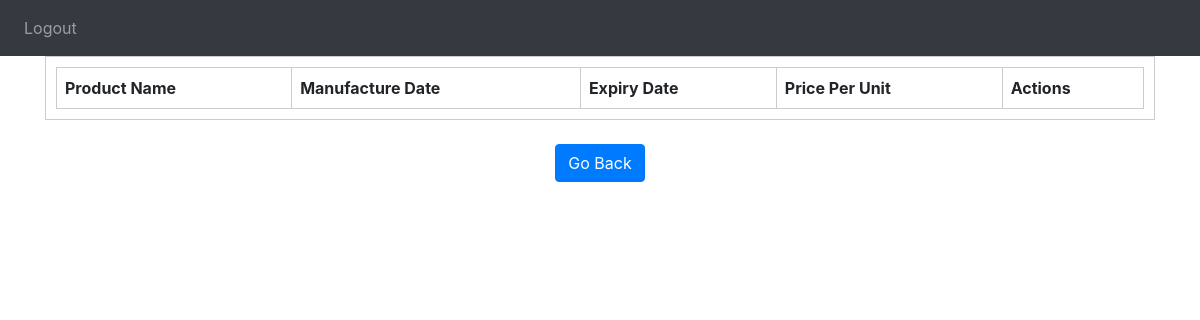
/viewitems/1/1, run on an earlier commit of the app's database.
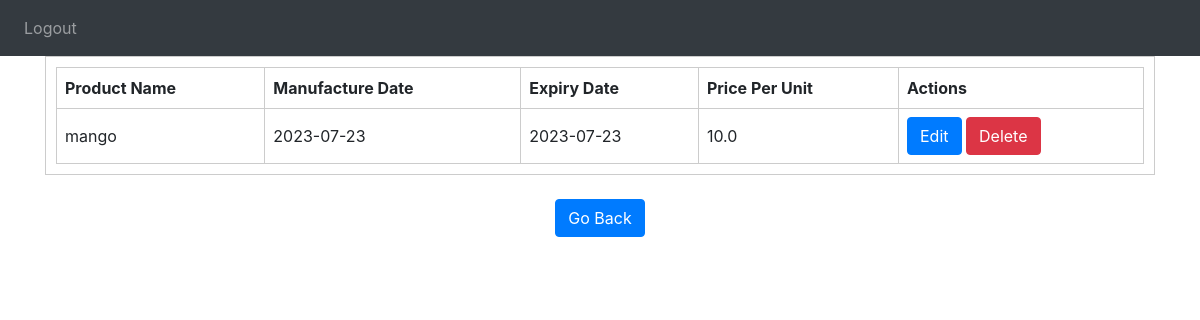
And on a later commit of the database.
### GroceryWebapp/models.py (models this page shows)
class Products(db.Model,UserMixin):
    id=db.Column(db.Integer,primary_key=True)
    product_name=db.Column(db.String(150),unique=True,nullable=False)
    manufacture=db.Column(db.String(150))
    expiry=db.Column(db.String(150))
    p_per_u=db.Column(db.Float,nullable=False)
    c_id = db.Column(db.Integer, db.ForeignKey("categories.id") ,nullable = False)

### GroceryWebapp/main.py (the view)
@main.route('/viewitems/<string:categories_id>/<string:type>', methods=['GET', 'POST'])
def view_items(categories_id, type):
    data = Products.query.filter_by(c_id=categories_id).all()
    return render_template("views_items.html", prod=data, check=type)

### GroceryWebapp/templates/views_items.html (shortened to what this page needs)
{% extends "base.html" %} {% block head %} {{ super() }}
<link rel="stylesheet" href="{{ url_for('static', filename= 'demo.css') }}">
<link rel="stylesheet" href="{{ url_for('static', filename= 'demo2.css') }}">
{% endblock %}
{% block nav %}
<nav class="navbar navbar-expand-lg navbar-dark bg-dark">
  <div class="collapse navbar-collapse" id="navbar">
    <div class="navbar-nav">
      <a class="nav-item nav-link" id="home" href="/">Logout</a>
    </div>
  </div>
</nav>
{% endblock %}
{% block content %}
{% if check=='1' %}
<div id="table-container">
  <table id="dataTable">
    <tr>
      <th>Product Name</th>
      <th>Manufacture Date</th>
      <th>Expiry Date</th>
      <th>Price Per Unit</th>
      <th>Actions</th>
    </tr>
    {% for row in prod %}
      <tr>
        <td>{{ row.product_name }}</td>
        <td>{{ row.manufacture }}</td>
        <td>{{ row.expiry }}</td>
        <td>{{ row.p_per_u }}</td>
        <td>
          <a href="{{ url_for('main.update_item', item_id=row.id,type='2') }}" class="btn btn-primary">Edit</a>
          <a href="{{ url_for('main.delete_item', item_id=row.id,type='2') }}" class="btn btn-danger">Delete</a>
        </td>
      </tr>
    {% endfor %}
  </table>
</div>
<br>
<center><a href="/adminshowcategories" class="btn btn-primary">Go Back</a></center>
{% endif %}
{% endblock %}

What changed in the data, as far as the page shows it:
added Products: product_name "mango", manufacture "2023-07-23", expiry "2023-07-23", p_per_u "10.0"
